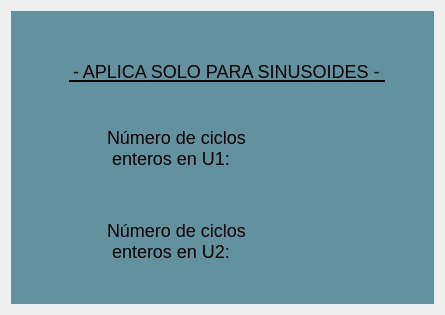
                <widget class="QWidget" name="tab_22">
                 <attribute name="title">
                  <string>Número de ciclos</string>
                 </attribute>
                 <layout class="QGridLayout" name="gridLayout_40">
                  <item row="1" column="0">
                   <widget class="QFrame" name="frame_14">
                    <property name="minimumSize">
                     <size>
                      <width>0</width>
                      <height>175</height>
                     </size>
                    </property>
                    <property name="styleSheet">
                     <string notr="true">QFrame{
	background-color: rgb(98, 146, 158);
	border: none;
}</string>
                    </property>
                    <property name="frameShape">
                     <enum>QFrame::StyledPanel</enum>
                    </property>
                    <property name="frameShadow">
                     <enum>QFrame::Raised</enum>
                    </property>
                    <layout class="QGridLayout" name="gridLayout_11">
                     <property name="topMargin">
                      <number>1</number>
                     </property>
                     <property name="bottomMargin">
                      <number>0</number>
                     </property>
                     <item row="1" column="0">
                      <widget class="QFrame" name="frame_40">
                       <property name="minimumSize">
                        <size>
                         <width>310</width>
                         <height>30</height>
                        </size>
                       </property>
                       <property name="maximumSize">
                        <size>
                         <width>16777215</width>
                         <height>30</height>
                        </size>
                       </property>
                       <property name="frameShape">
                        <enum>QFrame::StyledPanel</enum>
                       </property>
                       <property name="frameShadow">
                        <enum>QFrame::Raised</enum>
                       </property>
                       <layout class="QGridLayout" name="gridLayout_27">
                        <property name="topMargin">
                         <number>0</number>
                        </property>
                        <property name="rightMargin">
                         <number>0</number>
                        </property>
                        <property name="bottomMargin">
                         <number>0</number>
                        </property>
                        <item row="1" column="1">
                         <widget class="QLabel" name="label_101">
                          <property name="minimumSize">
                           <size>
                            <width>290</width>
                            <height>20</height>
                           </size>
                          </property>
                          <property name="maximumSize">
                           <size>
                            <width>16777215</width>
                            <height>20</height>
                           </size>
                          </property>
                          <property name="styleSheet">
                           <string notr="true">QLabel{
qproperty-alignment: AlignCenter;
font-size: 18px;
border: none;
border-bottom: 2px solid black;
background-color: transparent;
}</string>
                          </property>
                          <property name="text">
                           <string>- APLICA SOLO PARA SINUSOIDES -</string>
                          </property>
                         </widget>
                        </item>
                        <item row="1" column="2">
                         <spacer name="horizontalSpacer_15">
                          <property name="orientation">
                           <enum>Qt::Horizontal</enum>
                          </property>
                          <property name="sizeHint" stdset="0">
                           <size>
                            <width>40</width>
                            <height>20</height>
                           </size>
                          </property>
                         </spacer>
                        </item>
                        <item row="0" column="1">
                         <spacer name="verticalSpacer_4">
                          <property name="orientation">
                           <enum>Qt::Vertical</enum>
                          </property>
                          <property name="sizeHint" stdset="0">
                           <size>
                            <width>20</width>
                            <height>40</height>
                           </size>
                          </property>
                         </spacer>
                        </item>
                        <item row="1" column="0">
                         <spacer name="horizontalSpacer_14">
                          <property name="orientation">
                           <enum>Qt::Horizontal</enum>
                          </property>
                          <property name="sizeHint" stdset="0">
                           <size>
                            <width>40</width>
                            <height>20</height>
                           </size>
                          </property>
                         </spacer>
                        </item>
                       </layout>
                      </widget>
                     </item>
                     <item row="5" column="0">
                      <widget class="QFrame" name="frame_44">
                       <property name="minimumSize">
                        <size>
                         <width>300</width>
                         <height>45</height>
                        </size>
                       </property>
                       <property name="maximumSize">
                        <size>
                         <width>16777215</width>
                         <height>45</height>
                        </size>
                       </property>
                       <property name="frameShape">
                        <enum>QFrame::StyledPanel</enum>
                       </property>
                       <property name="frameShadow">
                        <enum>QFrame::Raised</enum>
                       </property>
                       <layout class="QGridLayout" name="gridLayout_20">
                        <property name="topMargin">
                         <number>0</number>
                        </property>
                        <property name="bottomMargin">
                         <number>0</number>
                        </property>
                        <item row="0" column="3">
                         <spacer name="horizontalSpacer_13">
                          <property name="orientation">
                           <enum>Qt::Horizontal</enum>
                          </property>
                          <property name="sizeHint" stdset="0">
                           <size>
                            <width>40</width>
                            <height>20</height>
                           </size>
                          </property>
                         </spacer>
                        </item>
                        <item row="0" column="0">
                         <spacer name="horizontalSpacer_12">
                          <property name="orientation">
                           <enum>Qt::Horizontal</enum>
                          </property>
                          <property name="sizeHint" stdset="0">
                           <size>
                            <width>40</width>
                            <height>20</height>
                           </size>
                          </property>
                         </spacer>
                        </item>
                        <item row="0" column="2">
                         <widget class="QFrame" name="frame_51">
                          <property name="minimumSize">
                           <size>
                            <width>75</width>
                            <height>40</height>
                           </size>
                          </property>
                          <property name="maximumSize">
                           <size>
                            <width>75</width>
                            <height>40</height>
                           </size>
                          </property>
                          <property name="frameShape">
                           <enum>QFrame::StyledPanel</enum>
                          </property>
                          <property name="frameShadow">
                           <enum>QFrame::Raised</enum>
                          </property>
                          <layout class="QHBoxLayout" name="horizontalLayout_4">
                           <property name="spacing">
                            <number>0</number>
                           </property>
                           <property name="leftMargin">
                            <number>0</number>
                           </property>
                           <property name="topMargin">
                            <number>0</number>
                           </property>
                           <property name="rightMargin">
                            <number>0</number>
                           </property>
                           <property name="bottomMargin">
                            <number>0</number>
                           </property>
                           <item>
                            <widget class="QLabel" name="NumCiclosS2">
                             <property name="minimumSize">
                              <size>
                               <width>40</width>
                               <height>40</height>
                              </size>
                             </property>
                             <property name="maximumSize">
                              <size>
                               <width>40</width>
                               <height>40</height>
                              </size>
                             </property>
                             <property name="styleSheet">
                              <string notr="true">QLabel{
border: none;
}</string>
                             </property>
                             <property name="text">
                              <string/>
                             </property>
                             <property name="pixmap">
                              <pixmap>../GUI Tesis/Empty.png</pixmap>
                             </property>
                             <property name="scaledContents">
                              <bool>true</bool>
                             </property>
                            </widget>
                           </item>
                          </layout>
                         </widget>
                        </item>
                        <item row="0" column="1">
                         <widget class="QFrame" name="frame_50">
                          <property name="minimumSize">
                           <size>
                            <width>150</width>
                            <height>40</height>
                           </size>
                          </property>
                          <property name="maximumSize">
                           <size>
                            <width>150</width>
                            <height>40</height>
                           </size>
                          </property>
                          <property name="frameShape">
                           <enum>QFrame::StyledPanel</enum>
                          </property>
                          <property name="frameShadow">
                           <enum>QFrame::Raised</enum>
                          </property>
                          <widget class="QLabel" name="label_106">
                           <property name="geometry">
                            <rect>
                             <x>0</x>
                             <y>0</y>
                             <width>140</width>
                             <height>40</height>
                            </rect>
                           </property>
                           <property name="minimumSize">
                            <size>
                             <width>140</width>
                             <height>40</height>
                            </size>
                           </property>
                           <property name="maximumSize">
                            <size>
                             <width>120</width>
                             <height>40</height>
                            </size>
                           </property>
                           <property name="styleSheet">
                            <string notr="true">QLabel{
qproperty-alignment: AlignCenter;
font-size: 18px;
border: none;
background-color: transparent
}</string>
                           </property>
                           <property name="text">
                            <string>Número de ciclos 
 enteros en U2: </string>
                           </property>
                          </widget>
                         </widget>
                        </item>
                       </layout>
                      </widget>
                     </item>
                     <item row="3" column="0">
                      <widget class="QFrame" name="frame_43">
                       <property name="minimumSize">
                        <size>
                         <width>300</width>
                         <height>45</height>
                        </size>
                       </property>
                       <property name="maximumSize">
                        <size>
                         <width>16777215</width>
                         <height>45</height>
                        </size>
                       </property>
                       <property name="frameShape">
                        <enum>QFrame::StyledPanel</enum>
                       </property>
                       <property name="frameShadow">
                        <enum>QFrame::Raised</enum>
                       </property>
                       <layout class="QGridLayout" name="gridLayout_10">
                        <property name="topMargin">
                         <number>0</number>
                        </property>
                        <property name="bottomMargin">
                         <number>0</number>
                        </property>
                        <item row="0" column="0">
                         <spacer name="horizontalSpacer">
                          <property name="orientation">
                           <enum>Qt::Horizontal</enum>
                          </property>
                          <property name="sizeHint" stdset="0">
                           <size>
                            <width>40</width>
                            <height>20</height>
                           </size>
                          </property>
                         </spacer>
                        </item>
                        <item row="1" column="1">
                         <spacer name="verticalSpacer_10">
                          <property name="orientation">
                           <enum>Qt::Vertical</enum>
                          </property>
                          <property name="sizeHint" stdset="0">
                           <size>
                            <width>20</width>
                            <height>40</height>
                           </size>
                          </property>
                         </spacer>
                        </item>
                        <item row="0" column="3">
                         <spacer name="horizontalSpacer_6">
                          <property name="orientation">
                           <enum>Qt::Horizontal</enum>
                          </property>
                          <property name="sizeHint" stdset="0">
                           <size>
                            <width>40</width>
                            <height>20</height>
                           </size>
                          </property>
                         </spacer>
                        </item>
                        <item row="0" column="2">
                         <widget class="QFrame" name="frame_42">
                          <property name="minimumSize">
                           <size>
                            <width>75</width>
                            <height>40</height>
                           </size>
                          </property>
                          <property name="maximumSize">
                           <size>
                            <width>75</width>
                            <height>40</height>
                           </size>
                          </property>
                          <property name="frameShape">
                           <enum>QFrame::StyledPanel</enum>
                          </property>
                          <property name="frameShadow">
                           <enum>QFrame::Raised</enum>
                          </property>
                          <layout class="QHBoxLayout" name="horizontalLayout_2">
                           <property name="spacing">
                            <number>0</number>
                           </property>
                           <property name="leftMargin">
                            <number>0</number>
                           </property>
                           <property name="topMargin">
                            <number>0</number>
                           </property>
                           <property name="rightMargin">
                            <number>0</number>
                           </property>
                           <property name="bottomMargin">
                            <number>0</number>
                           </property>
                           <item>
                            <widget class="QLabel" name="NumCiclosS1">
                             <property name="minimumSize">
                              <size>
                               <width>40</width>
                               <height>40</height>
                              </size>
                             </property>
                             <property name="maximumSize">
                              <size>
                               <width>40</width>
                               <height>40</height>
                              </size>
                             </property>
                             <property name="styleSheet">
                              <string notr="true">QLabel{
border: none;
}</string>
                             </property>
                             <property name="text">
                              <string/>
                             </property>
                             <property name="pixmap">
                              <pixmap>../GUI Tesis/Empty.png</pixmap>
                             </property>
                             <property name="scaledContents">
                              <bool>true</bool>
                             </property>
                             <property name="alignment">
                              <set>Qt::AlignCenter</set>
                             </property>
                            </widget>
                           </item>
                          </layout>
                         </widget>
                        </item>
                        <item row="0" column="1">
                         <widget class="QFrame" name="frame_41">
                          <property name="minimumSize">
                           <size>
                            <width>150</width>
                            <height>40</height>
                           </size>
                          </property>
                          <property name="maximumSize">
                           <size>
                            <width>150</width>
                            <height>40</height>
                           </size>
                          </property>
                          <property name="frameShape">
                           <enum>QFrame::StyledPanel</enum>
                          </property>
                          <property name="frameShadow">
                           <enum>QFrame::Raised</enum>
                          </property>
                          <widget class="QLabel" name="label_102">
                           <property name="geometry">
                            <rect>
                             <x>0</x>
                             <y>0</y>
                             <width>140</width>
                             <height>40</height>
                            </rect>
                           </property>
                           <property name="minimumSize">
                            <size>
                             <width>140</width>
                             <height>40</height>
                            </size>
                           </property>
                           <property name="maximumSize">
                            <size>
                             <width>120</width>
                             <height>40</height>
                            </size>
                           </property>
                           <property name="styleSheet">
                            <string notr="true">QLabel{
qproperty-alignment: AlignCenter;
font-size: 18px;
border: none;
background-color: transparent
}</string>
                           </property>
                           <property name="text">
                            <string>Número de ciclos 
 enteros en U1: </string>
                           </property>
                          </widget>
                         </widget>
                        </item>
                       </layout>
                      </widget>
                     </item>
                     <item row="0" column="0">
                      <spacer name="verticalSpacer_11">
                       <property name="orientation">
                        <enum>Qt::Vertical</enum>
                       </property>
                       <property name="sizeHint" stdset="0">
                        <size>
                         <width>20</width>
                         <height>40</height>
                        </size>
                       </property>
                      </spacer>
                     </item>
                     <item row="6" column="0">
                      <spacer name="verticalSpacer_5">
                       <property name="orientation">
                        <enum>Qt::Vertical</enum>
                       </property>
                       <property name="sizeHint" stdset="0">
                        <size>
                         <width>20</width>
                         <height>40</height>
                        </size>
                       </property>
                      </spacer>
                     </item>
                     <item row="2" column="0">
                      <spacer name="verticalSpacer_14">
                       <property name="orientation">
                        <enum>Qt::Vertical</enum>
                       </property>
                       <property name="sizeHint" stdset="0">
                        <size>
                         <width>20</width>
                         <height>40</height>
                        </size>
                       </property>
                      </spacer>
                     </item>
                     <item row="4" column="0">
                      <spacer name="verticalSpacer_15">
                       <property name="orientation">
                        <enum>Qt::Vertical</enum>
                       </property>
                       <property name="sizeHint" stdset="0">
                        <size>
                         <width>20</width>
                         <height>40</height>
                        </size>
                       </property>
                      </spacer>
                     </item>
                    </layout>
                   </widget>
                  </item>
                 </layout>
                </widget>
